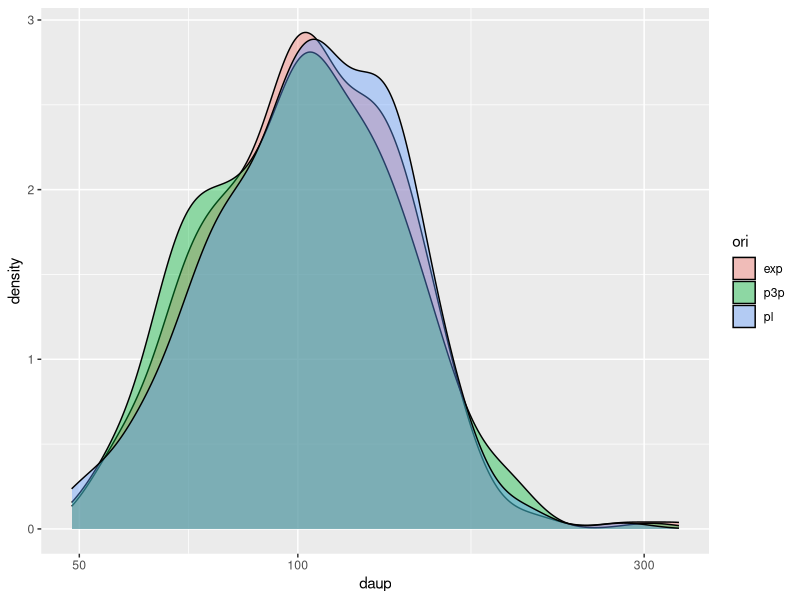
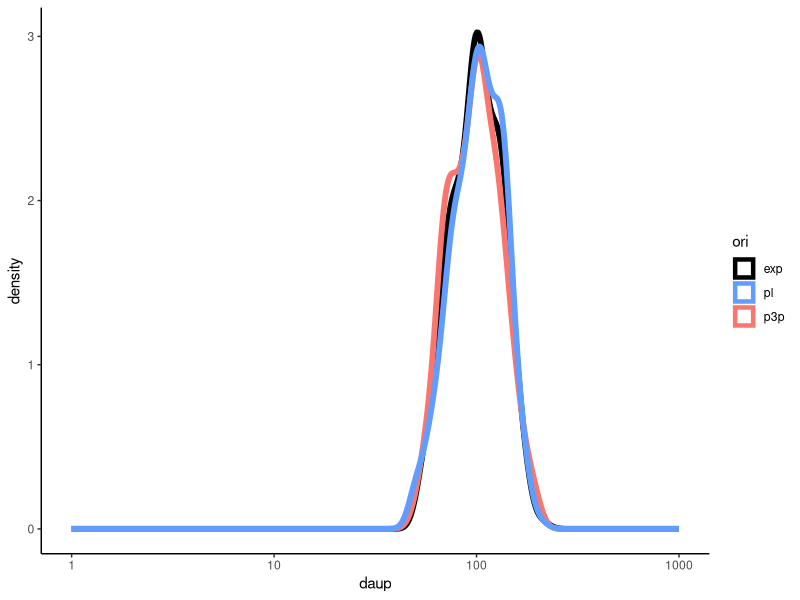
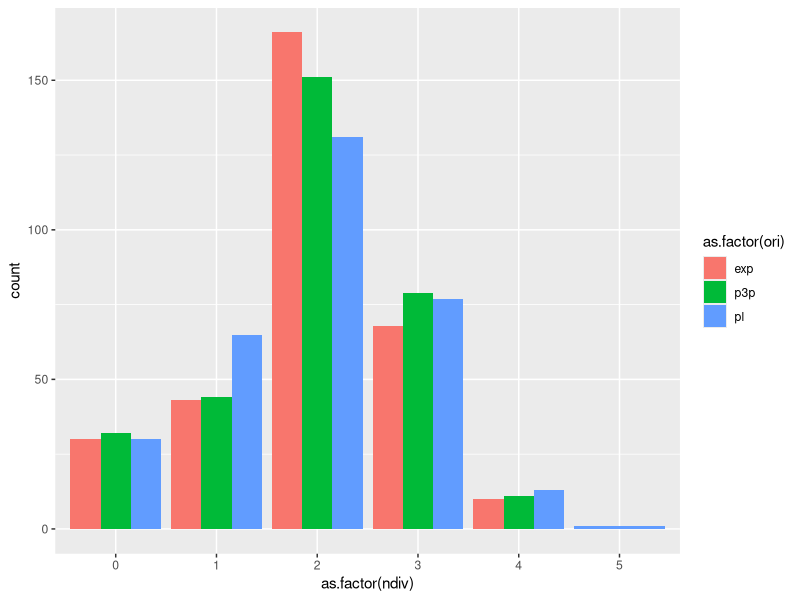
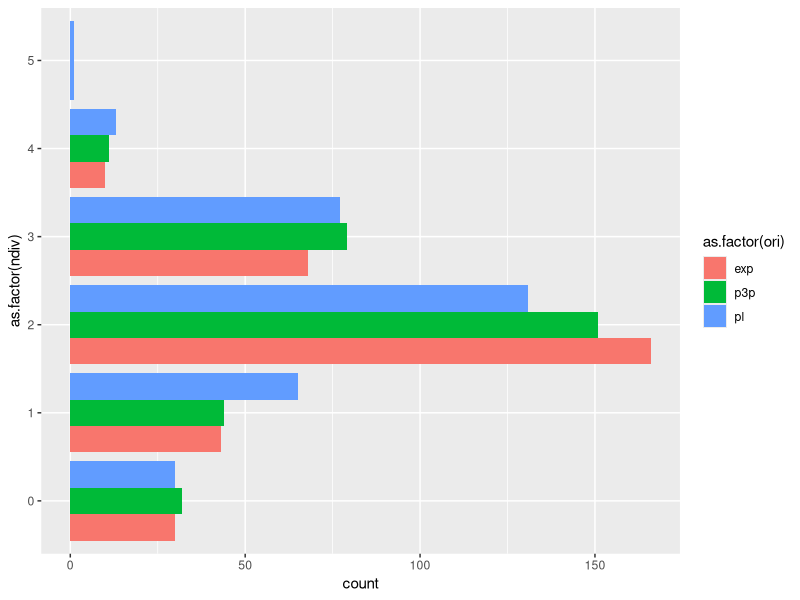
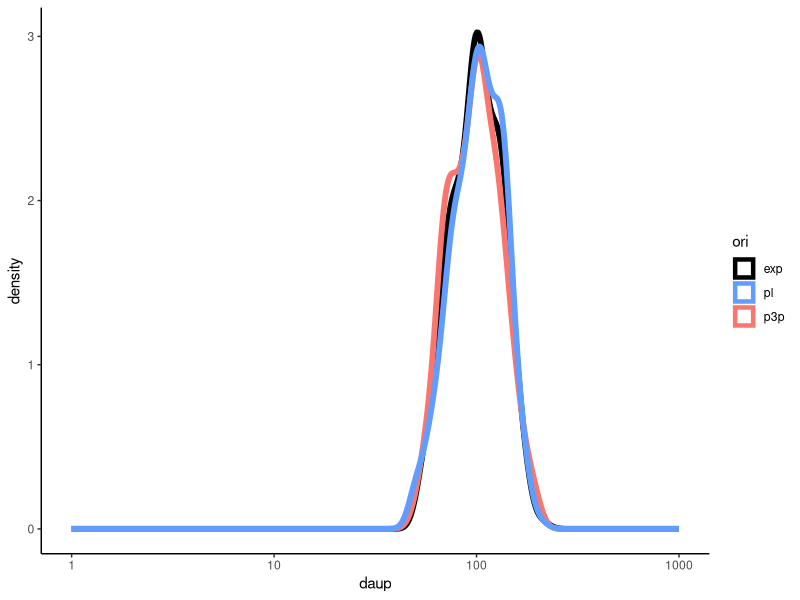

Recreate these plots in R, in order.
## ---- chunk 1
library(readxl)
library(tidyverse)
## ---- chunk 2
expdf<-read_excel("dp1_big.xlsx")
expdf$ori="exp"


#Power law model
fndiv<-function(x,ss,ns){
  return(sum(log2(x/ss)+rnorm(1,mean=0,sd=ns)>c(0,1,2,3,4,5)))
}
ndiv<-apply(X=expdf[,1],MARGIN=1,FUN=fndiv,190.4573, 0.2946018)
pldf<-data.frame(vol=expdf$vol,ndiv=ndiv)
pldf$ori<-"pl"

#3 parameter model
fndiv<-function(x,ss,ns,z0,z1){
  return(sum(log2(x/ss)+rnorm(1,mean=0,sd=ns)>c(z0,z1,2,3,4,5)))
}
ndiv<-apply(X=expdf[,1],MARGIN=1,FUN=fndiv,203.61, 0.3034884, 0, 0.734788)
p3df<-data.frame(vol=expdf$vol,ndiv=ndiv)
p3df$ori<-"p3p"

cmpdf<-rbind(expdf,pldf,p3df)

#computing daugther sizes
cmpdf$daup<-cmpdf$vol/2^cmpdf$ndiv
cmpdf$daup[cmpdf$ndiv>0]<-cmpdf$daup[cmpdf$ndiv>0]*0.75
## ---- chunk 3
ggplot(cmpdf,aes(x=daup,fill=ori))+geom_density(alpha=0.4)+scale_x_log10()
## ---- chunk 4
ggplot(cmpdf%>%filter(ndiv>0)%>%arrange(),aes(x=daup,color=ori))+
  geom_density(size=2)+scale_colour_manual(breaks = c("exp","pl","p3p"),values = c("black","#619CFF","#F8766D"))+scale_x_log10(limits=c(1,1000))+theme_classic()

ggsave("dp_dg_cmp.png",width = 5,height = 3)
## ---- chunk 5
cmpdf%>%
  filter(ndiv>0)%>%
  group_by(ori)%>%
  summarise(md=mean(daup),sdd=sqrt(var(daup)),mdn=median(daup))%>%
  mutate(cv=sdd/md)
## ---- chunk 6

ggplot(cmpdf)+
  geom_histogram(aes(x=as.factor(ndiv),fill=as.factor(ori)),stat = "count",position = "dodge")

ggplot(cmpdf)+
  geom_histogram(aes(y=as.factor(ndiv),fill=as.factor(ori)),stat = "count",position = "dodge")

